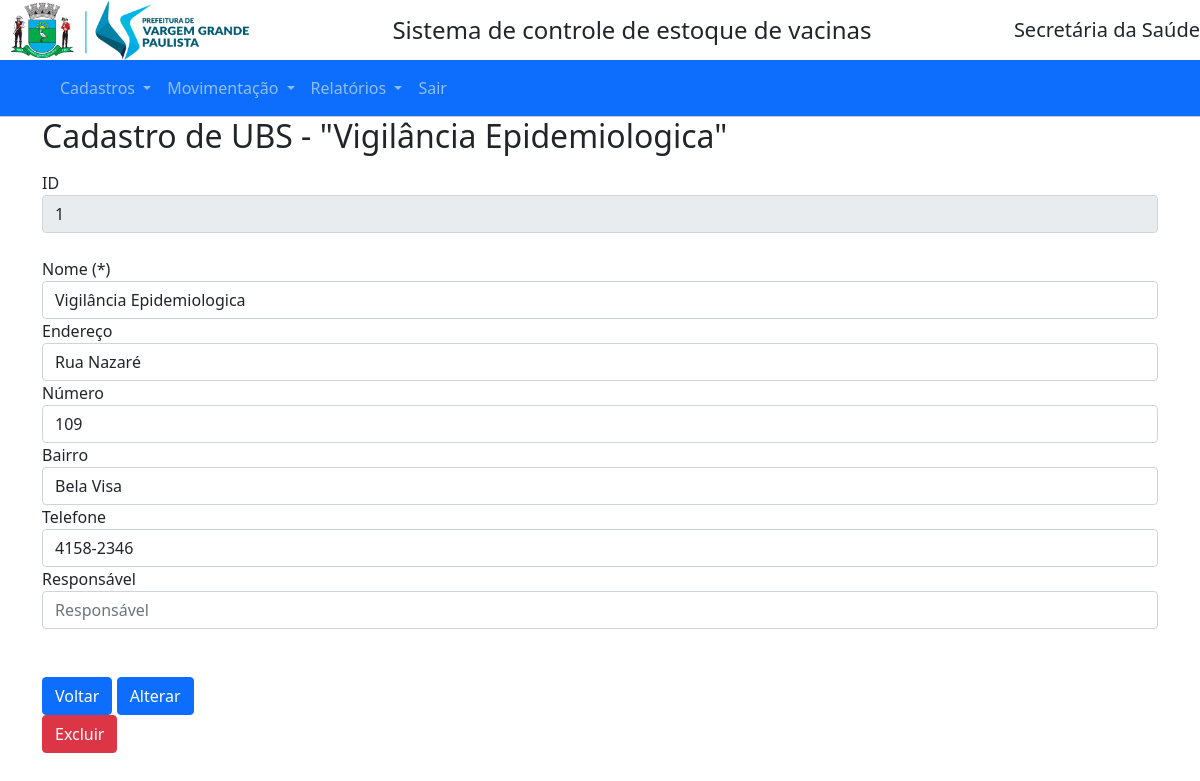
The app's page /mnucadastro/1/ubs_alt with its own data.
### appest.py (models this page shows)
class Ubs(db.Model):   # Nome da tabela e campos conforme banco de dados
    ubs_id = db.Column(db.Integer, primary_key=True, autoincrement=True)
    ubs_nome = db.Column(db.String(50), nullable=False)
    ubs_endereco = db.Column(db.String(50))
    ubs_numero = db.Column(db.String(20))
    ubs_bairro = db.Column(db.String(35))
    ubs_telefone = db.Column(db.String(11))
    ubs_responsavel = db.Column(db.String(50))
    ubs_users = db.relationship('User', backref='user') #Nome da Classe e campo virtual
    ubs_req_origem = db.relationship('Requisicoes',foreign_keys="Requisicoes.req_UBS_orig", backref='req_origem') #Nome da Classe e campo virtual
    ubs_req_dest = db.relationship('Requisicoes',foreign_keys="Requisicoes.req_UBS_dest", backref='req_dest') #Nome da Classe e campo virtual
    ubs_mov = db.relationship('Movimentacoes', backref='mov_ubs') #Nome da Classe e campo virtual
    ubs_lts = db.relationship('Lotes', backref='lotes') #Nome da Classe e campo virtual
    ubs_loc = db.relationship('Localiza_vacinas', backref='local_ubs') #Nome da Classe e campo virtual

### appest.py (the view, shortened to what this page needs)
@app.route('/mnucadastro/<int:id>/ubs_alt', methods=('GET','POST'))    # obrigatório ter o parametro no endereco
def alt_ubs(id):
    reg_ubs = get_post_ubs(id)
    return render_template('Cadastros/alt_ubs.html', reg_ubs=reg_ubs)

### appest.py (called while the page is built)
def get_post_ubs(id):
    reg_ubs = Ubs.query.filter_by(ubs_id=id).first()
    if reg_ubs is None:
        flash('UBS não cadastrada')
    return reg_ubs

### templates/Cadastros/alt_ubs.html
{% extends 'base.html' %}
{% block content %}
  <h2>{% block title %}Cadastro de UBS - "{{ reg_ubs['ubs_nome'] }}" {% endblock %}</h2>
  <p>
    <form method="post">
      <div class="form-group">
        <label for="form_ubs_id">ID</label>
        <input readonly type="text" name="form_ubs_id" class="form-control"
             value="{{ request.form['form_ubs_id'] or reg_ubs['ubs_id']}}"></input>
      </div>
      <br/>
      <div class="form-group">
          <label for="form_nome">Nome (*)</label>
          <input type="text" name="form_nome"
               placeholder="Nome da UBS" class="form-control"
               value="{{ request.form['form_nome'] or reg_ubs['ubs_nome']}}"></input>
      </div>
      <div class="form-group">
        <label for="form_endereco">Endereço</label>
        <input type="text" name="form_endereco"
             placeholder="Endereço" class="form-control"
             value="{{ request.form['form_endereco'] or reg_ubs['ubs_endereco']}}">
      </div>
      <div class="form-group">
        <label for="form_numero">Número</label>
        <input type="text" name="form_numero"
             placeholder="Número" class="form-control"
             value="{{ request.form['form_numero'] or reg_ubs['ubs_numero']}}">
      </div>
      <div class="form-group">
        <label for="form_bairro">Bairro</label>
        <input type="text" name="form_bairro"
           placeholder="Bairro" class="form-control"
          value="{{ request.form['form_bairro'] or reg_ubs['ubs_bairro']}}">
      </div>
      <div class="form-group">
        <label for="form_telefone">Telefone</label>
        <input type="text" name="form_telefone"
            placeholder="Telefone" class="form-control"
            value="{{ request.form['form_telefone'] or reg_ubs['ubs_telefone']}}">
      </div>
      <div class="form-group">
        <label for="form_responsavel">Responsável</label>
        <input type="text" name="form_responsavel"
            placeholder="Responsável" class="form-control"
            value="{{ request.form['form_responsavel'] or reg_ubs['ubs_responsavel']}}">
      </div>
      <br/>
      <br/>
      <div class="form-group">
        <button type="button" onclick="window.location.href='http:/mnucadastro/ubs'" class="btn btn-primary">Voltar</button>
        <button type="submit" class="btn btn-primary">Alterar</button>
      </div>
    </form>
    <form action="{{ url_for('del_ubs', id=reg_ubs['ubs_id']) }}" method="POST">
      <input type="submit" value="Excluir"
            class="btn btn-danger"
            onclick="return confirm('Você tem certeza que quer apagar ?')">
    </form>
  </p>
{% endblock %}

### records on screen
Ubs: ubs_nome "Vigilância Epidemiologica", form_ubs_id "1", form_nome "Vigilância Epidemiologica", form_endereco "Rua Nazaré", form_numero "109", form_bairro "Bela Visa", form_telefone "4158-2346"
